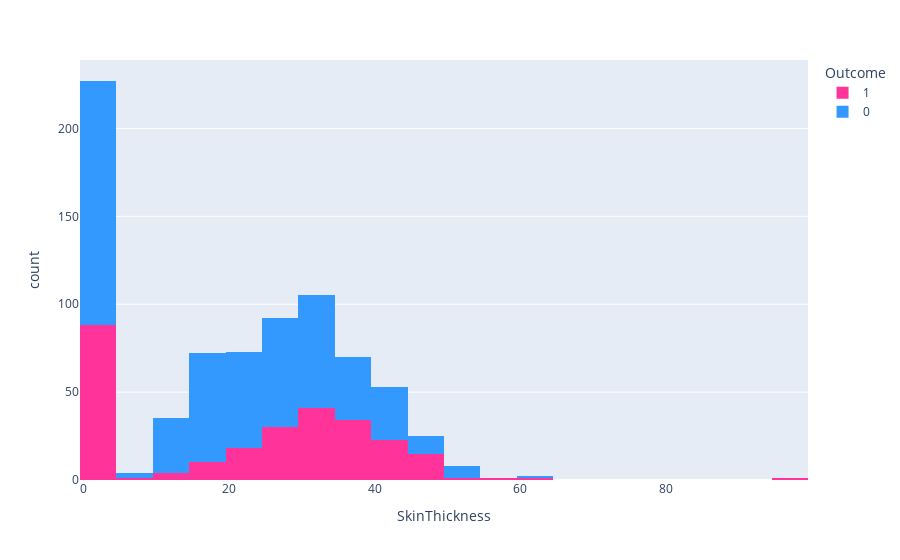

This figure's notebook cell:
### Code cell
px.histogram(data_frame=df,x=df.SkinThickness ,color='Outcome',color_discrete_sequence=['#ff3399','#3399ff'])

### Figure 1 — Plotly figure (JSON) as saved in the notebook; plotly's stock layout.template omitted (floating-point values rounded to 4 significant figures; data arrays with more than 128 entries replaced by an {"elided": "..."} marker saying what was removed)
{"data": [{"alignmentgroup": "True", "bingroup": "x", "hovertemplate": "Outcome=1<br>SkinThickness=%{x}<br>count=%{y}<extra></extra>", "legendgroup": "1", "marker": {"color": "#ff3399", "pattern": {"shape": ""}}, "name": "1", "offsetgroup": "1", "orientation": "v", "showlegend": true, "type": "histogram", "x": {"elided": "268 int values"}, "xaxis": "x", "yaxis": "y"}, {"alignmentgroup": "True", "bingroup": "x", "hovertemplate": "Outcome=0<br>SkinThickness=%{x}<br>count=%{y}<extra></extra>", "legendgroup": "0", "marker": {"color": "#3399ff", "pattern": {"shape": ""}}, "name": "0", "offsetgroup": "0", "orientation": "v", "showlegend": true, "type": "histogram", "x": {"elided": "500 int values"}, "xaxis": "x", "yaxis": "y"}], "layout": {"barmode": "relative", "legend": {"title": {"text": "Outcome"}, "tracegroupgap": 0}, "margin": {"t": 60}, "xaxis": {"anchor": "y", "domain": [0, 1], "title": {"text": "SkinThickness"}}, "yaxis": {"anchor": "x", "domain": [0, 1], "title": {"text": "count"}}}}
